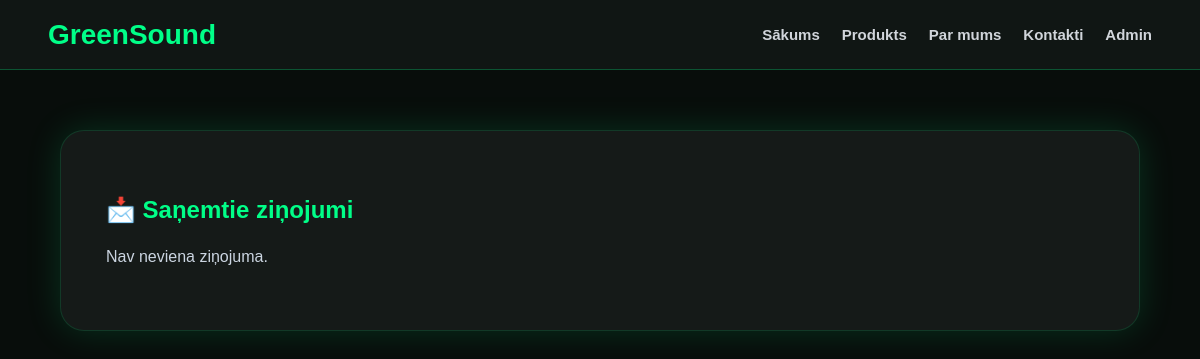
/admin/messages (signed in), run on an earlier commit of the app's database.
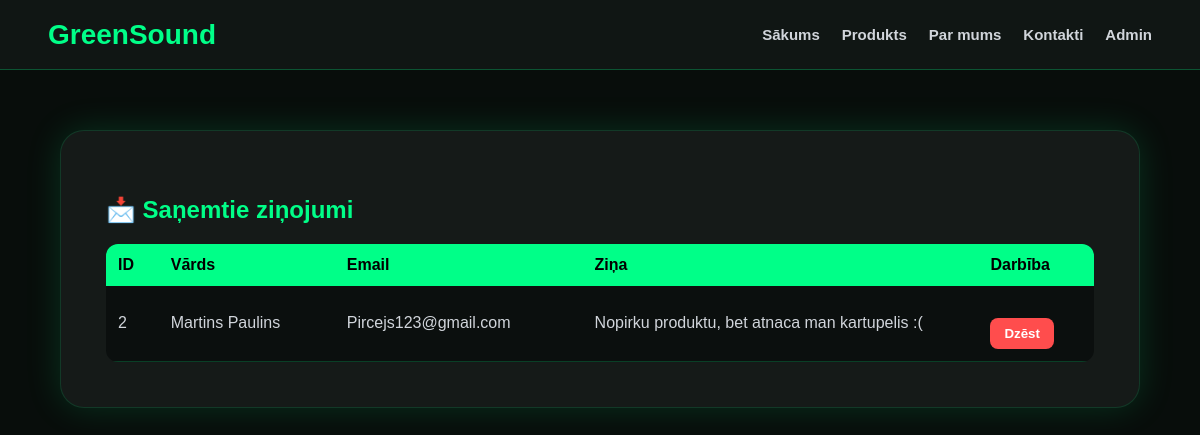
And on a later commit of the database.
### tables this page shows
CREATE TABLE contact_messages (
    id INTEGER PRIMARY KEY AUTOINCREMENT,
    name TEXT NOT NULL,
    email TEXT NOT NULL,
    message TEXT NOT NULL
);

### app.py (the view)
@app.route("/admin/messages")
def admin_messages():
    if not session.get("admin_logged_in"):
        return redirect("/admin/login")
    conn = sqlite3.connect("database.db")
    conn.row_factory = sqlite3.Row
    cursor = conn.cursor()
    cursor.execute("SELECT * FROM contact_messages")
    messages = cursor.fetchall()
    conn.close()
    return render_template("admin_messages.html", messages=messages)

### templates/admin_messages.html
{% extends "base.html" %}
{% block content %}
<section class="page">
    <div class="content-card">
        <h1>📩 Saņemtie ziņojumi</h1>
        {% if messages|length == 0 %}
            <p>Nav neviena ziņojuma.</p>
        {% else %}
        <div class="table-wrapper">
            <table class="styled-table">
                <thead>
                    <tr>
                        <th>ID</th>
                        <th>Vārds</th>
                        <th>Email</th>
                        <th>Ziņa</th>
                        <th>Darbība</th>
                    </tr>
                </thead>
                <tbody>
                    {% for m in messages %}
                    <tr>
                        <td>{{ m.id }}</td>
                        <td>{{ m.name }}</td>
                        <td>{{ m.email }}</td>
                        <td class="message-cell">{{ m.message }}</td>
                        <td>
                            <a href="/delete_message/{{ m.id }}">
                                <button class="delete-btn">Dzēst</button>
                            </a>
                        </td>
                    </tr>
                    {% endfor %}
                </tbody>
            </table>
        </div>
        {% endif %}
    </div>
</section>
{% endblock %}

### templates/base.html (shortened to what this page needs)
<!DOCTYPE html>
<html>
<head>
    <link rel="stylesheet" href="/static/style.css">
</head>
<body>
{% include "navbar.html" %}
{% block content %}
{% endblock %}
</body>
</html>

### templates/navbar.html (shortened to what this page needs)
<nav>
    <div class="logo">GreenSound</div>
    <div class="nav-links" id="navLinks">
        <a href="/">Sākums</a>
        <a href="/product">Produkts</a>
        <a href="/about">Par mums</a>
        <a href="/contact">Kontakti</a>
        <a href="/admin/login">Admin</a>
    </div>
</nav>

### static/style.css (style rules this page uses)
* { box-sizing: border-box; }
html { overflow-x: hidden; }
body { margin: 0; font-family: Arial, sans-serif; background: #080d0b; color: white; overflow-x: hidden; }
nav { min-height: 70px; background: #101614; display: flex; align-items: center; justify-content: space-between; padding: 0 4%; border-bottom: 1px solid #00ff8844; gap: 20px; position: relative; }
.logo { color: #00ff88; font-size: clamp(22px, 3vw, 28px); font-weight: bold; }
.nav-links { display: flex; gap: 22px; align-items: center; }
.nav-links a { color: #d1d5db; text-decoration: none; font-weight: bold; font-size: 15px; }
.page { width: 100%; max-width: 1500px; margin: 0 auto; padding: clamp(25px, 5vw, 70px); }
.main-btn, button { display: inline-block; background: #00c46a; color: black; border: none; padding: 14px 28px; border-radius: 12px; font-weight: bold; cursor: pointer; text-decoration: none; margin-top: 20px; }
.hero-card, .content-card, .details-box, .image-box { background: #151a18; border-radius: 24px; padding: clamp(20px, 4vw, 45px); box-shadow: 0 0 35px rgba(0, 255, 136, 0.15); border: 1px solid #00ff8822; width: 100%; }
.details-box h1, .content-card h1 { color: #00ff88; }
.table-wrapper { overflow-x: auto; margin-top: 20px; }
.styled-table { width: 100%; min-width: 650px; border-collapse: collapse; background: #0b0f0e; border-radius: 12px; overflow: hidden; }
.styled-table thead { background: #00ff88; color: black; }
.styled-table th, .styled-table td { padding: 12px; text-align: left; }
.styled-table td { border-bottom: 1px solid #00ff8833; color: #d1d5db; }
.message-cell { max-width: 300px; word-wrap: break-word; }
.delete-btn { background: #ff4d4d; color: white; padding: 8px 14px; border-radius: 8px; }

What changed in the data, as far as the page shows it:
added contact_messages: id "2", name "Martins Paulins", email "Pircejs123@gmail.com", message "Nopirku produktu, bet atnaca man kartupelis :("
Also different on the page:
text no longer shown: "Nav neviena ziņojuma."
text now shown: "ID Vārds Email Ziņa Darbība"
